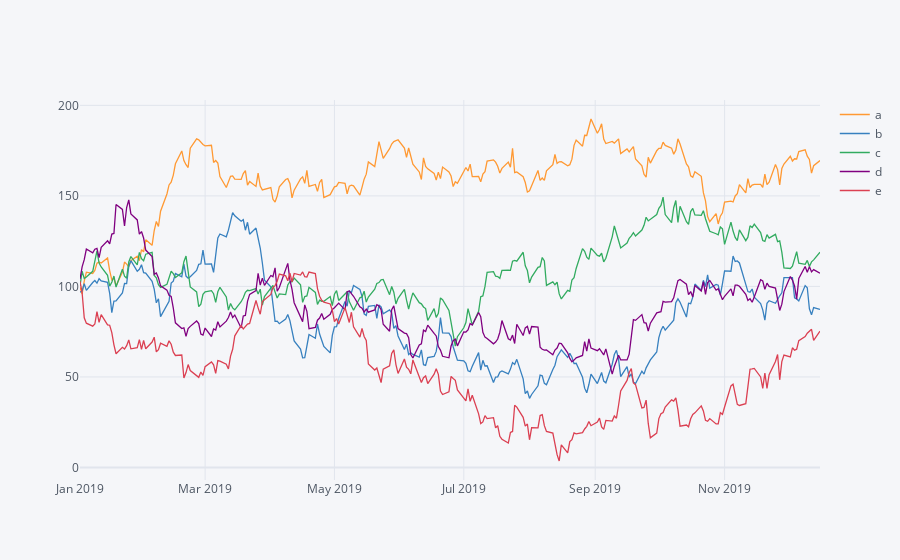

Here is the notebook cell this chart was saved with:
### Code cell
plyo.iplot(  
    df.iplot(asFigure=True),  
    image='png',  
    filename='ply_01'  
)

### Figure 1 — Plotly figure (JSON) as saved in the notebook; plotly's stock layout.template omitted (floating-point values rounded to 4 significant figures; data arrays with more than 128 entries replaced by an {"elided": "..."} marker saying what was removed)
{"data": [{"name": "a", "text": "", "mode": "lines", "y": {"elided": "250 float values"}, "x": {"elided": "250 str values"}, "line": {"color": "rgba(255, 153, 51, 1.0)", "dash": "solid", "shape": "linear", "width": 1.3}, "type": "scatter"}, {"name": "b", "text": "", "mode": "lines", "y": {"elided": "250 float values"}, "x": {"elided": "250 str values"}, "line": {"color": "rgba(55, 128, 191, 1.0)", "dash": "solid", "shape": "linear", "width": 1.3}, "type": "scatter"}, {"name": "c", "text": "", "mode": "lines", "y": {"elided": "250 float values"}, "x": {"elided": "250 str values"}, "line": {"color": "rgba(50, 171, 96, 1.0)", "dash": "solid", "shape": "linear", "width": 1.3}, "type": "scatter"}, {"name": "d", "text": "", "mode": "lines", "y": {"elided": "250 float values"}, "x": {"elided": "250 str values"}, "line": {"color": "rgba(128, 0, 128, 1.0)", "dash": "solid", "shape": "linear", "width": 1.3}, "type": "scatter"}, {"name": "e", "text": "", "mode": "lines", "y": {"elided": "250 float values"}, "x": {"elided": "250 str values"}, "line": {"color": "rgba(219, 64, 82, 1.0)", "dash": "solid", "shape": "linear", "width": 1.3}, "type": "scatter"}], "layout": {"title": {"font": {"color": "#4D5663"}}, "paper_bgcolor": "#F5F6F9", "plot_bgcolor": "#F5F6F9", "yaxis": {"tickfont": {"color": "#4D5663"}, "zerolinecolor": "#E1E5ED", "title": {"text": "", "font": {"color": "#4D5663"}}, "gridcolor": "#E1E5ED", "showgrid": true}, "xaxis": {"tickfont": {"color": "#4D5663"}, "zerolinecolor": "#E1E5ED", "title": {"text": "", "font": {"color": "#4D5663"}}, "gridcolor": "#E1E5ED", "showgrid": true}, "legend": {"bgcolor": "#F5F6F9", "font": {"color": "#4D5663"}}}}
